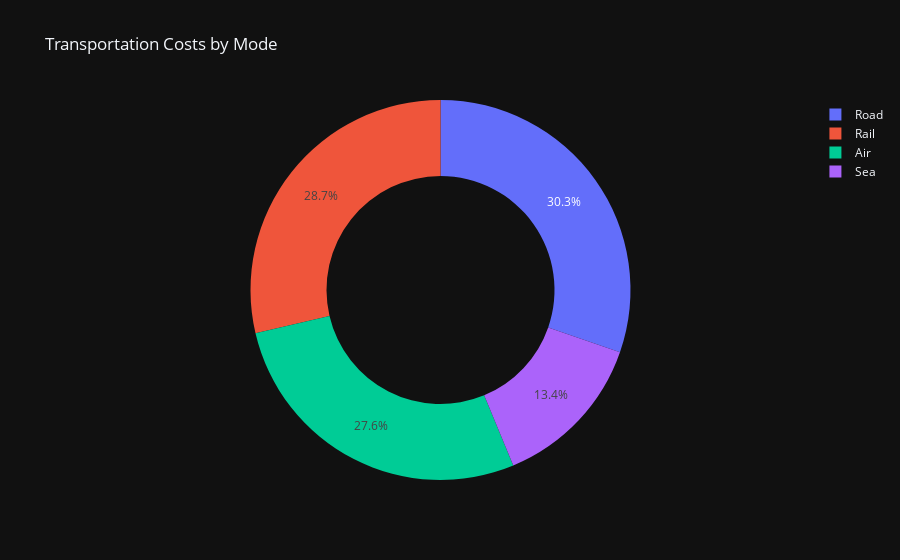

Notebook code for this chart:
### Code cell
transportation_chart = px.pie(data, values='Costs',
                              names='Transportation modes',
                              title='Transportation Costs by Mode',
                              hole=0.6)
transportation_chart.show()

### Figure 1 — Plotly figure (JSON) as saved in the notebook; plotly's stock layout.template omitted (floating-point values rounded to 4 significant figures)
{"data": [{"domain": {"x": [0, 1], "y": [0, 1]}, "hole": 0.6, "hovertemplate": "Transportation modes=%{label}<br>Costs=%{value}<extra></extra>", "labels": ["Road", "Road", "Air", "Rail", "Air", "Road", "Sea", "Road", "Sea", "Rail", "Road", "Air", "Road", "Road", "Air", "Sea", "Air", "Air", "Sea", "Road", "Air", "Air", "Rail", "Rail", "Air", "Road", "Rail", "Sea", "Air", "Road", "Road", "Rail", "Road", "Sea", "Road", "Sea", "Air", "Sea", "Air", "Air", "Road", "Sea", "Road", "Air", "Rail", "Rail", "Road", "Rail", "Rail", "Rail", "Rail", "Road", "Air", "Air", "Road", "Sea", "Air", "Rail", "Road", "Air", "Rail", "Air", "Sea", "Sea", "Air", "Rail", "Road", "Sea", "Rail", "Air", "Road", "Road", "Rail", "Road", "Rail", "Air", "Rail", "Road", "Sea", "Air", "Sea", "Rail", "Road", "Road", "Air", "Road", "Rail", "Sea", "Sea", "Rail", "Rail", "Rail", "Rail", "Air", "Rail", "Air", "Road", "Road", "Rail", "Rail"], "legendgroup": "", "name": "", "showlegend": true, "type": "pie", "values": [187.8, 503.1, 141.9, 254.8, 923.4, 235.5, 134.4, 802.1, 505.6, 995.9, 806.1, 126.7, 403.0, 547.2, 929.2, 127.9, 865.5, 670.9, 593.5, 477.3, 493.9, 523.4, 205.6, 196.3, 758.7, 458.5, 617.9, 762.5, 123.4, 764.9, 880.1, 609.4, 761.2, 371.3, 510.4, 553.4, 403.8, 183.9, 339.7, 653.7, 529.8, 275.5, 635.7, 716.0, 610.5, 495.3, 380.4, 581.6, 768.7, 336.9, 496.2, 695.0, 602.9, 750.7, 814.1, 323.0, 832.2, 482.2, 110.4, 312.6, 430.2, 164.4, 320.8, 687.3, 771.2, 555.9, 393.8, 169.3, 299.7, 207.7, 183.3, 405.2, 677.9, 866.5, 341.6, 873.1, 997.4, 852.6, 323.6, 351.5, 787.8, 276.8, 590.0, 683.0, 465.5, 842.7, 264.3, 879.4, 103.9, 517.5, 990.1, 996.8, 230.1, 823.5, 846.7, 778.9, 188.7, 540.1, 882.2, 210.7]}], "layout": {"legend": {"tracegroupgap": 0}, "title": {"text": "Transportation Costs by Mode"}}}
